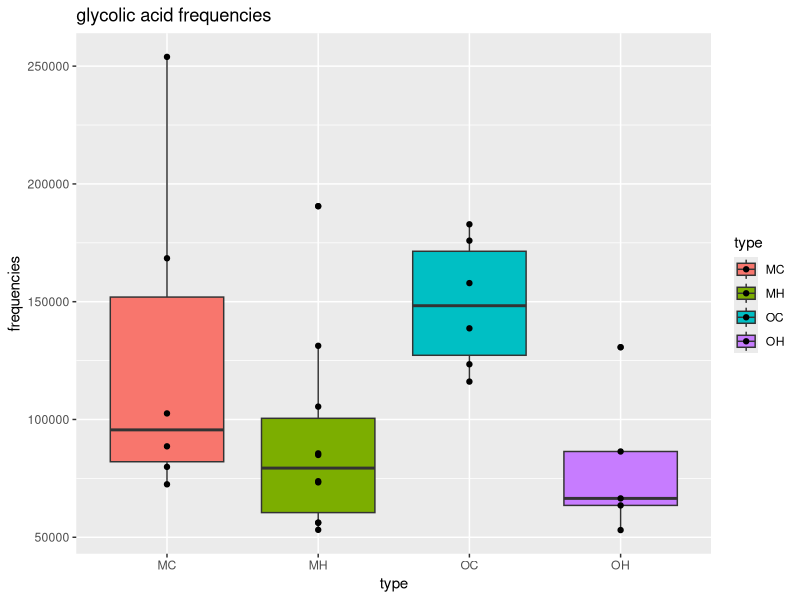
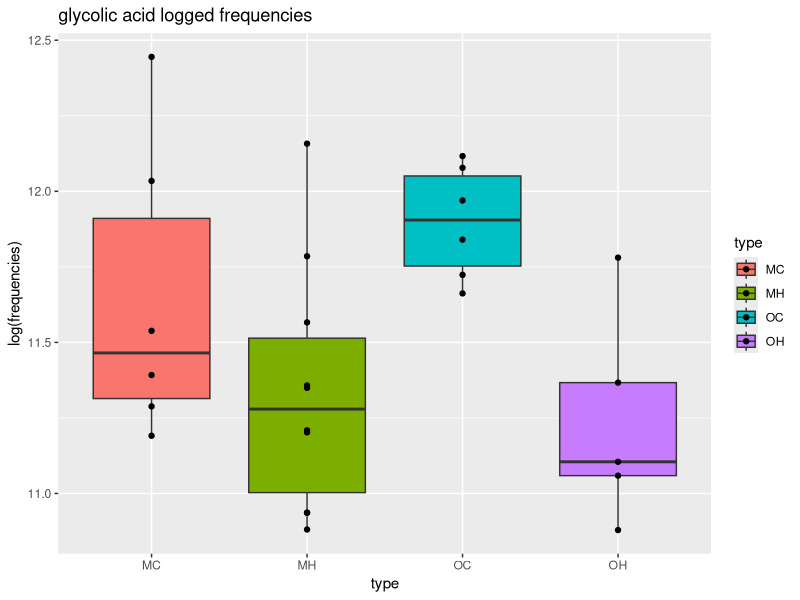

Write R code to recreate these figures, in order.
## ---- chunk 1
knitr::opts_chunk$set(echo = TRUE)
## ---- chunk 2
library(tidyverse)
library(ggplot2)
library(data.table)
data <- as.data.frame(read.csv("EMSL_PNNL.csv"), header=TRUE)
data_gla <- data[39,]
data_gla_wrangled <- data_gla %>% gather("M_C_4_AB",	"M_C_7_AB",	"M_C_12_AB",	"M_C_14_AB",	"M_C_19_AB",	"M_C_30_AB",	"M_H_2_AB",	"M_H_2B",	"M_H_4_AB",	"M_H_11_AB",	"M_H_17_AB",	"M_H_26_AB",	"M_H_28_AB",	"M_H_30_AB",	"M_H_32_AB",	"M_H_34_AB",	"O_C_4_AB",	"O_C_12_AB",	"O_C_14_AB",	"O_C_19_AB",	"O_C_27_AB",	"O_C_34_AB",	"O_H_2_AB",	"O_H_4_AB",	"O_H_11_AB",	"O_H_17_AB",	"O_H_32_AB", key="type", value="frequencies")
data_gla_wrangled$type <- c("MC", "MC", "MC", "MC", "MC", "MC", "MH", "MH", "MH", "MH", "MH", "MH", "MH", "MH", "MH", "MH", "OC", "OC", "OC", "OC", "OC", "OC", "OH", "OH", "OH", "OH", "OH")
## ---- chunk 3
gla <- ggplot(data_gla_wrangled, aes(type, frequencies, fill=type)) + geom_boxplot() + geom_point() + labs(title="glycolic acid frequencies")
gla
## ---- chunk 4
gla_log <- ggplot(data_gla_wrangled, aes(type, log(frequencies), fill=type)) + geom_boxplot() + geom_point() + labs(title="glycolic acid logged frequencies")
gla_log
